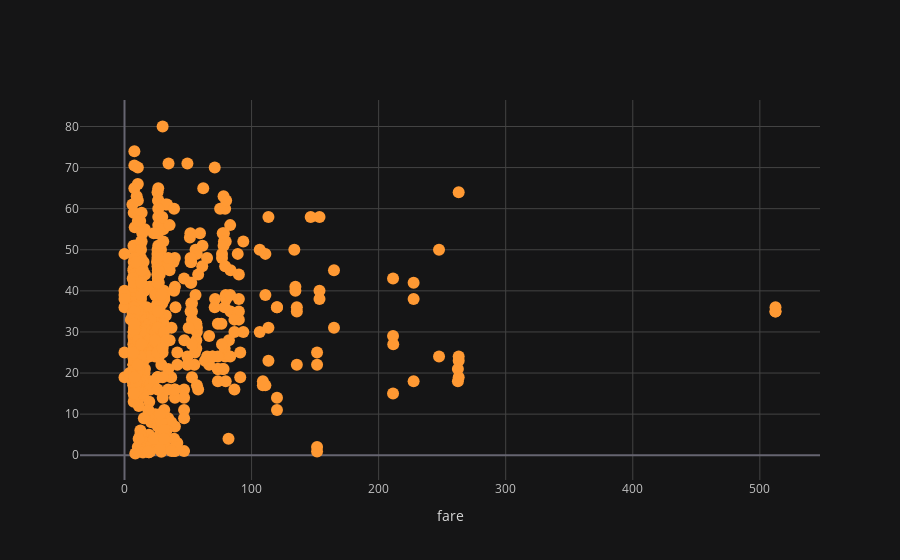

The notebook cell saved with this chart:
### Code cell
cf.set_config_file(theme='solar')
t.iplot(x='fare', y='age', mode='markers', xTitle = 'fare')

### Figure 1 — Plotly figure (JSON) as saved in the notebook; plotly's stock layout.template omitted (floating-point values rounded to 4 significant figures; data arrays with more than 128 entries replaced by an {"elided": "..."} marker saying what was removed)
{"data": [{"line": {"color": "rgba(255, 153, 51, 1.0)", "dash": "solid", "shape": "linear", "width": 1.3}, "marker": {"size": 12, "symbol": "circle"}, "mode": "markers", "name": "age", "text": "", "type": "scatter", "x": {"elided": "891 float values"}, "y": {"elided": "891 mixed values"}}], "layout": {"legend": {"bgcolor": "#151516", "font": {"color": "#D9D9D9"}}, "paper_bgcolor": "#151516", "plot_bgcolor": "#151516", "title": {"font": {"color": "#D9D9D9"}}, "xaxis": {"gridcolor": "#434343", "showgrid": true, "tickfont": {"color": "#C2C2C2"}, "title": {"font": {"color": "#D9D9D9"}, "text": "fare"}, "zerolinecolor": "#666570"}, "yaxis": {"gridcolor": "#434343", "showgrid": true, "tickfont": {"color": "#C2C2C2"}, "title": {"font": {"color": "#D9D9D9"}, "text": ""}, "zerolinecolor": "#666570"}}}
